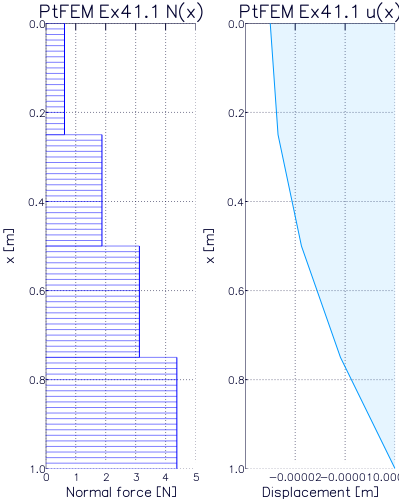

Reproduce this figure in Julia.
using PtFEM

ProjDir = dirname(@__FILE__)

l = 1.0       # Total length [m]
N = 5         # Number of nodes
els = N - 1   # Number of finite elements (in x direction)
nod = 2       # Number of nodes per finite elements
nodof = 1     # Degrees of freedom for each node
np_types = 1  # Number of property types
EA = 1.0e5    # Strain stiffness
nip = 1       # Number of integration points

data = Dict(
  # StructuralElement(nxe, np_types, nip, FiniteElement(nod, nodof))
  :struc_el => Rod(els, np_types, nip, Line(nod, nodof)),
  :properties => [EA;],
  # Compute x_coords using length l and number of elements, els
  :x_coords => 0.0:l/els:l,
  # Define a support for node N
  # Fix the single dof (x direction displacement) of node N
  :support => [(N, [0])],
  # External forces are applied to nodes 1 to 5.
  :loaded_nodes => [
      (1, [-0.625]),
      (2, [-1.25]),
      (3, [-1.25]),
      (4, [-1.25]),
      (5, [-0.625])
    ]
);

# Display the data dictionary
data |> display
println()

# Solve the FEM model
@time fem, dis_dt, fm_dt = p41(data)
println()

display(dis_dt)
println()
display(fm_dt)
println()
  
if VERSION.minor < 6      # Prevent plotting in Julia v"0.6" for now

  using Plots
  gr(size=(400,500))

  x = 0.0:l/els:l
  u = convert(Array, dis_dt[:x_translation])
    
  p = Vector{Plots.Plot{Plots.GRBackend}}(2)
  titles = ["PtFEM Ex41.1 u(x)", "PtFEM Ex41.1 N(x)"]
   
  p[1]=plot(ylim=(0.0, 1.0), xlim=(0.0, 5.0),
    yflip=true, xflip=false, xlab="Normal force [N]",
    ylab="x [m]", title=titles[2]
  )
  vals = convert(Array, fm_dt[:normal_force_2])
  for i in 1:els
      plot!(p[1], 
        [vals[i], vals[i]],
        [(i-1)*l/els, i*l/els], color=:blue,
        color=:blue, fill=true, fillalpha=0.1, leg=false
      )
      delta = abs(((i-1)*l/els) - (i*l/els)) / 20.0
      y1 = collect(((i-1)*l/els):delta:(i*l/els))
      for j in 1:length(y1)
        plot!(p[1],
          [vals[i], 0.0],
          [y1[j], y1[j]], color=:blue, alpha=0.5
        )
      end
  end
  
  p[2] = plot(u, x, xlim=(-0.00003, 0.0), yflip=true,
    xlab="Displacement [m]", ylab="x [m]",
    fillto=0.0, fillalpha=0.1, leg=false, title=titles[1])

  plot(p..., layout=(1, 2))
  savefig(ProjDir*"/Ex41.1.png")
  
end
